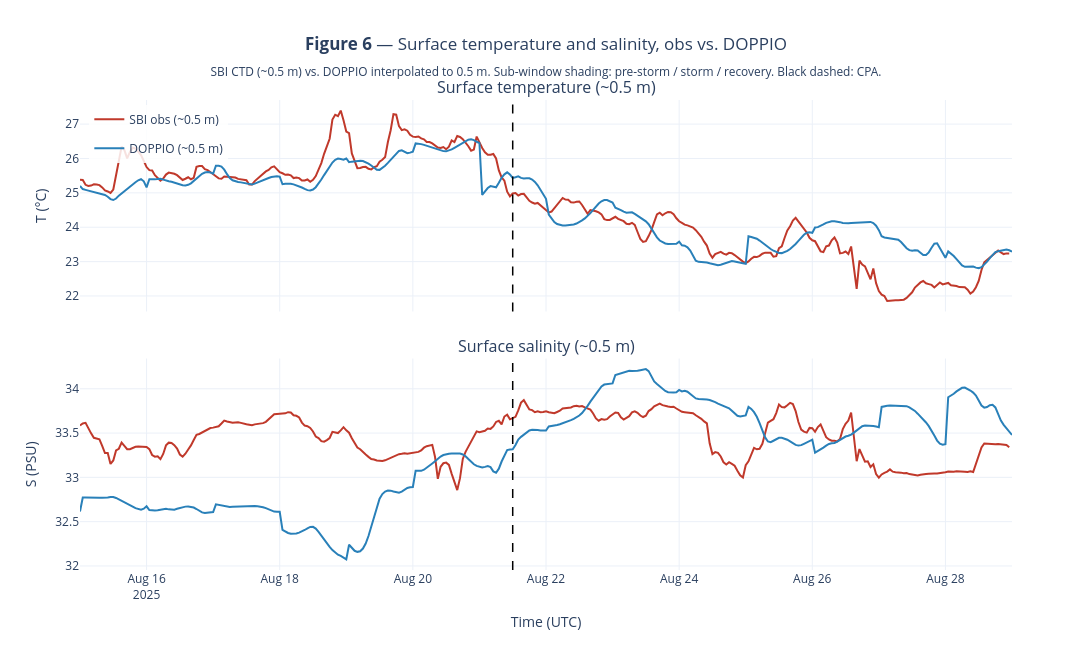

The notebook cell this image was saved under:
### Markdown cell above
<span style="font-family: 'Courier New', monospace;">

## 7. Figure 6 — Surface T and S time series (T045)

Two panels (T on top, S on bottom), shared time axis. SBI (~0.5 m) vs.
DOPPIO interpolated to 0.5 m. Sub-window shading + CPA line.

</span>

### Code cell
fig6 = make_subplots(
    rows=2, cols=1, shared_xaxes=True,
    subplot_titles=('Surface temperature (~0.5 m)', 'Surface salinity (~0.5 m)'),
    vertical_spacing=0.10,
)

for r, var, ylabel in [(1, 'T', 'T (°C)'), (2, 'S', 'S (PSU)')]:
    # Sub-window shading
    for x0, x1, c, label in shades:
        fig6.add_vrect(x0=x0, x1=x1, fillcolor=c, line_width=0, row=r, col=1)

    fig6.add_trace(go.Scatter(
        x=sbi_surface['time'], y=sbi_surface[var],
        mode='lines', line=dict(color='#C0392B', width=2),
        name='SBI obs (~0.5 m)', legendgroup='sbi', showlegend=(r == 1),
        hovertemplate='%{x|%Y-%m-%d %H:%M}<br>'+var+'=%{y:.3f}<extra>SBI</extra>',
    ), row=r, col=1)
    fig6.add_trace(go.Scatter(
        x=dp_surface['time'], y=dp_surface[var],
        mode='lines', line=dict(color='#2980B9', width=2),
        name='DOPPIO (~0.5 m)', legendgroup='doppio', showlegend=(r == 1),
        hovertemplate='%{x|%Y-%m-%d %H:%M}<br>'+var+'=%{y:.3f}<extra>DOPPIO</extra>',
    ), row=r, col=1)
    fig6.add_vline(x=CPA_TIME, line=dict(color='black', width=1.5, dash='dash'),
                   row=r, col=1)
    fig6.update_yaxes(title=ylabel, row=r, col=1)

fig6.update_xaxes(title='Time (UTC)', row=2, col=1)
fig6.update_layout(
    title=dict(
        text='<b>Figure 6</b> — Surface temperature and salinity, obs vs. DOPPIO<br>'
             '<sub>SBI CTD (~0.5 m) vs. DOPPIO interpolated to 0.5 m. '
             'Sub-window shading: pre-storm / storm / recovery. Black dashed: CPA.</sub>',
        x=0.5, xanchor='center',
    ),
    height=650, width=1100,
    template='plotly_white',
    legend=dict(x=0.01, y=0.99, yanchor='top', bgcolor='rgba(255,255,255,0.85)'),
)
fig6.write_html(FIG_DIR / 'fig06_surface_TS.html')
fig6

### Figure 1 — Plotly figure (JSON) as saved in the notebook; plotly's stock layout.template omitted (floating-point values rounded to 4 significant figures; data arrays with more than 128 entries replaced by an {"elided": "..."} marker saying what was removed)
{"data": [{"hovertemplate": "%{x|%Y-%m-%d %H:%M}<br>T=%{y:.3f}<extra>SBI</extra>", "legendgroup": "sbi", "line": {"color": "#C0392B", "width": 2}, "mode": "lines", "name": "SBI obs (~0.5 m)", "showlegend": true, "type": "scatter", "x": {"elided": "336 str values"}, "xaxis": "x", "y": {"elided": "336 float values"}, "yaxis": "y"}, {"hovertemplate": "%{x|%Y-%m-%d %H:%M}<br>T=%{y:.3f}<extra>DOPPIO</extra>", "legendgroup": "doppio", "line": {"color": "#2980B9", "width": 2}, "mode": "lines", "name": "DOPPIO (~0.5 m)", "showlegend": true, "type": "scatter", "x": {"elided": "337 str values"}, "xaxis": "x", "y": {"elided": "337 float values"}, "yaxis": "y"}, {"hovertemplate": "%{x|%Y-%m-%d %H:%M}<br>S=%{y:.3f}<extra>SBI</extra>", "legendgroup": "sbi", "line": {"color": "#C0392B", "width": 2}, "mode": "lines", "name": "SBI obs (~0.5 m)", "showlegend": false, "type": "scatter", "x": {"elided": "336 str values"}, "xaxis": "x2", "y": {"elided": "336 float values"}, "yaxis": "y2"}, {"hovertemplate": "%{x|%Y-%m-%d %H:%M}<br>S=%{y:.3f}<extra>DOPPIO</extra>", "legendgroup": "doppio", "line": {"color": "#2980B9", "width": 2}, "mode": "lines", "name": "DOPPIO (~0.5 m)", "showlegend": false, "type": "scatter", "x": {"elided": "337 str values"}, "xaxis": "x2", "y": {"elided": "337 float values"}, "yaxis": "y2"}], "layout": {"annotations": [{"font": {"size": 16}, "showarrow": false, "text": "Surface temperature (~0.5 m)", "x": 0.5, "xanchor": "center", "xref": "paper", "y": 1.0, "yanchor": "bottom", "yref": "paper"}, {"font": {"size": 16}, "showarrow": false, "text": "Surface salinity (~0.5 m)", "x": 0.5, "xanchor": "center", "xref": "paper", "y": 0.45, "yanchor": "bottom", "yref": "paper"}], "height": 650, "legend": {"bgcolor": "rgba(255,255,255,0.85)", "x": 0.01, "y": 0.99, "yanchor": "top"}, "shapes": [{"line": {"color": "black", "dash": "dash", "width": 1.5}, "type": "line", "x0": "2025-08-21T12:00:00", "x1": "2025-08-21T12:00:00", "xref": "x", "y0": 0, "y1": 1, "yref": "y domain"}, {"line": {"color": "black", "dash": "dash", "width": 1.5}, "type": "line", "x0": "2025-08-21T12:00:00", "x1": "2025-08-21T12:00:00", "xref": "x2", "y0": 0, "y1": 1, "yref": "y2 domain"}], "title": {"text": "<b>Figure 6</b> — Surface temperature and salinity, obs vs. DOPPIO<br><sub>SBI CTD (~0.5 m) vs. DOPPIO interpolated to 0.5 m. Sub-window shading: pre-storm / storm / recovery. Black dashed: CPA.</sub>", "x": 0.5, "xanchor": "center"}, "width": 1100, "xaxis": {"anchor": "y", "domain": [0.0, 1.0], "matches": "x2", "showticklabels": false}, "xaxis2": {"anchor": "y2", "domain": [0.0, 1.0], "title": {"text": "Time (UTC)"}}, "yaxis": {"anchor": "x", "domain": [0.55, 1.0], "title": {"text": "T (°C)"}}, "yaxis2": {"anchor": "x2", "domain": [0.0, 0.45], "title": {"text": "S (PSU)"}}}}
